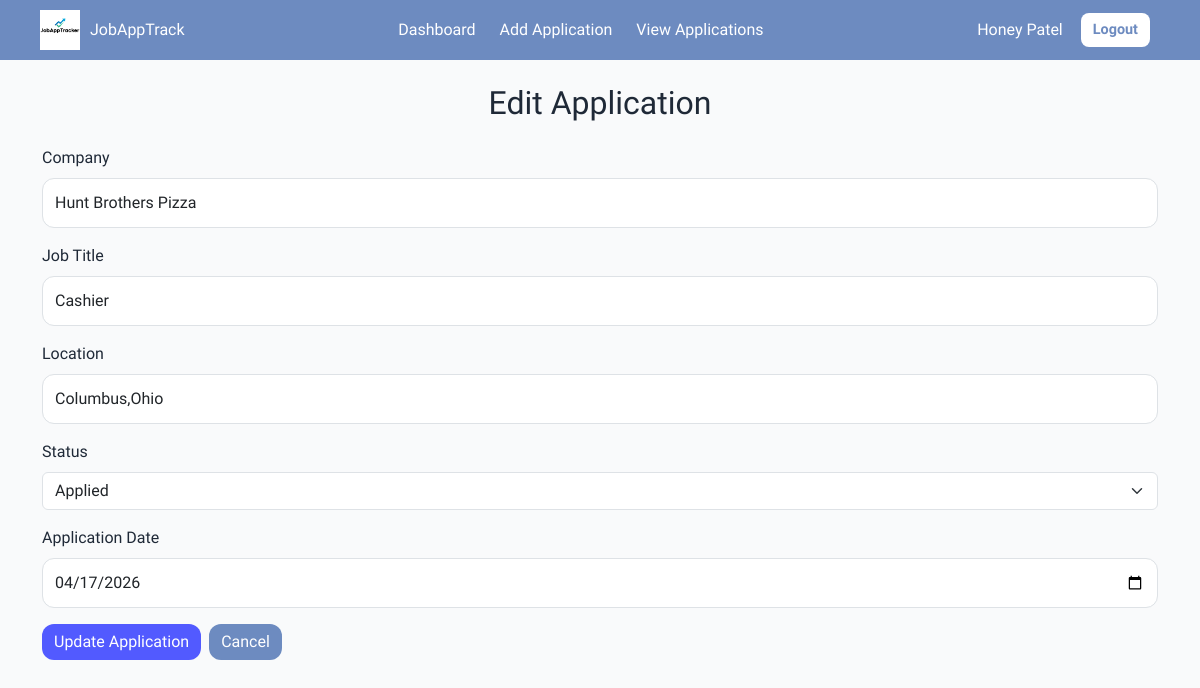
Page /edit/17 (signed in) on the committed database.
### tables this page shows
CREATE TABLE applications (
            id INTEGER PRIMARY KEY AUTOINCREMENT,
            company TEXT NOT NULL,
            job_title TEXT NOT NULL,
            location TEXT NOT NULL,
            status TEXT NOT NULL,
            apply_date TEXT NOT NULL
        , user_id INTEGER);

### app.py (the view, shortened to what this page needs)
@app.route("/edit/<int:app_id>", methods=["GET", "POST"])
@login_required
def edit_application(app_id):
    conn = get_db_connection()
    application = get_current_user_application(conn, app_id, session["user_id"])
    if not application:
        conn.close()
        flash("Application not found.")
        return redirect(url_for("view_app"))
    conn.close()
    return render_template("edit_application.html", application=application)

### app.py (called while the page is built)
def get_db_connection():
    conn = sqlite3.connect(DB_NAME)
    conn.row_factory = sqlite3.Row
    return conn

def login_required(func):
    @wraps(func)
    def wrapper(*args, **kwargs):
        if "user_id" not in session:
            flash("Please log in first.")
            return redirect(url_for("login"))
        return func(*args, **kwargs)
    return wrapper

def get_current_user_application(conn, app_id, user_id):
    return conn.execute(
        "SELECT * FROM applications WHERE id = ? AND user_id = ?",
        (app_id, user_id),
    ).fetchone()

### templates/edit_application.html (shortened to what this page needs)
{% extends "base.html" %}
{% block content %}
<div class="container mt-4">
    <h2 class="text-center mb-4">Edit Application</h2>
    <form method="POST">
        <div class="mb-3">
            <label for="company" class="form-label">Company</label>
            <input
                type="text"
                id="company"
                name="company"
                class="form-control"
                value="{{ application.company }}"
                required
            >
        </div>
        <div class="mb-3">
            <label for="job_title" class="form-label">Job Title</label>
            <input
                type="text"
                id="job_title"
                name="job_title"
                class="form-control"
                value="{{ application.job_title }}"
                required
            >
        </div>
        <div class="mb-3">
            <label for="location" class="form-label">Location</label>
            <input
                type="text"
                id="location"
                name="location"
                class="form-control"
                value="{{ application.location }}"
                required
            >
        </div>
        <div class="mb-3">
            <label for="status" class="form-label">Status</label>
            <select id="status" name="status" class="form-select" required>
                <option value="Applied" {% if application.status == 'Applied' %}selected{% endif %}>Applied</option>
            </select>
        </div>
        <div class="mb-3">
            <label for="apply_date" class="form-label">Application Date</label>
            <input
                type="date"
                id="apply_date"
                name="apply_date"
                class="form-control"
                value="{{ application.apply_date }}"
                required
            >
        </div>
        <div class="d-flex gap-2">
            <button type="submit" class="btn btn-primary">Update Application</button>
            <a href="{{ url_for('view_app') }}" class="btn btn-secondary">Cancel</a>
        </div>
    </form>
</div>
{% endblock %}

### static/css/style.css (style rules this page uses)
:root { --primary-color:#525AFF; --secondary-color:#6D8BC0; --accent-color:#4AB5B5; --supporting-accent-color:#8FD9FB; --background-color:#F9FAFB; --text-color:#1F2937; --text-color-inverse:#ffffff; --text-color-error:#DC2626; --font-family-base: "Google Sans", sans-serif; --border-radius:12px; }
body { background-color: var(--background-color); font-family: var(--font-family-base); color: var(--text-color) }
.btn-primary { background-color: var(--primary-color); border:none; border-radius: var(--border-radius); }
.btn-secondary { background-color: var(--secondary-color); border: none; border-radius: var(--border-radius); color: white; }
.form-control { border-radius: var(--border-radius); padding: 12px; }

### rows in the picture
applications: company "Hunt Brothers Pizza", job_title "Cashier", location "Columbus,Ohio", status "Applied", apply_date "04/17/2026"

### other values in the picture
{{ session.get('username') }} "Honey Patel"
